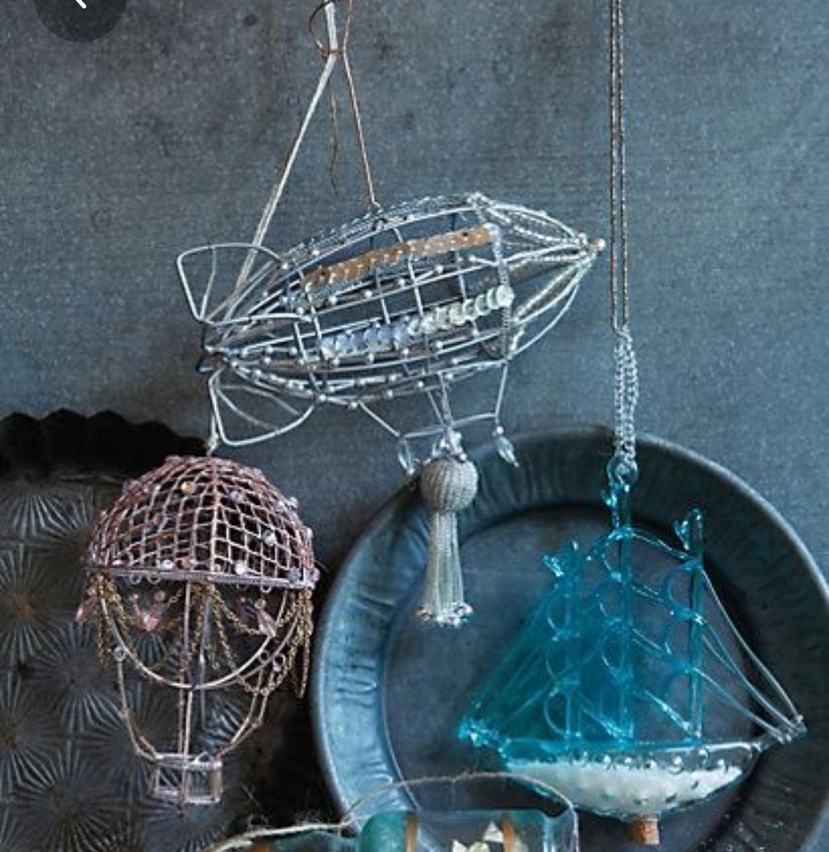
#> input picture zeplin.jpg, 829 x 852 px, shrunk from 1080 x 1110 before the run
$ python ImageSplit.py
#> lines starting #> are read from the running program, lines starting #| are printed output that depends on the picture
import numpy as np
from PIL import Image
from pylab import *


img = Image.open('zeplin.jpg').convert('L')
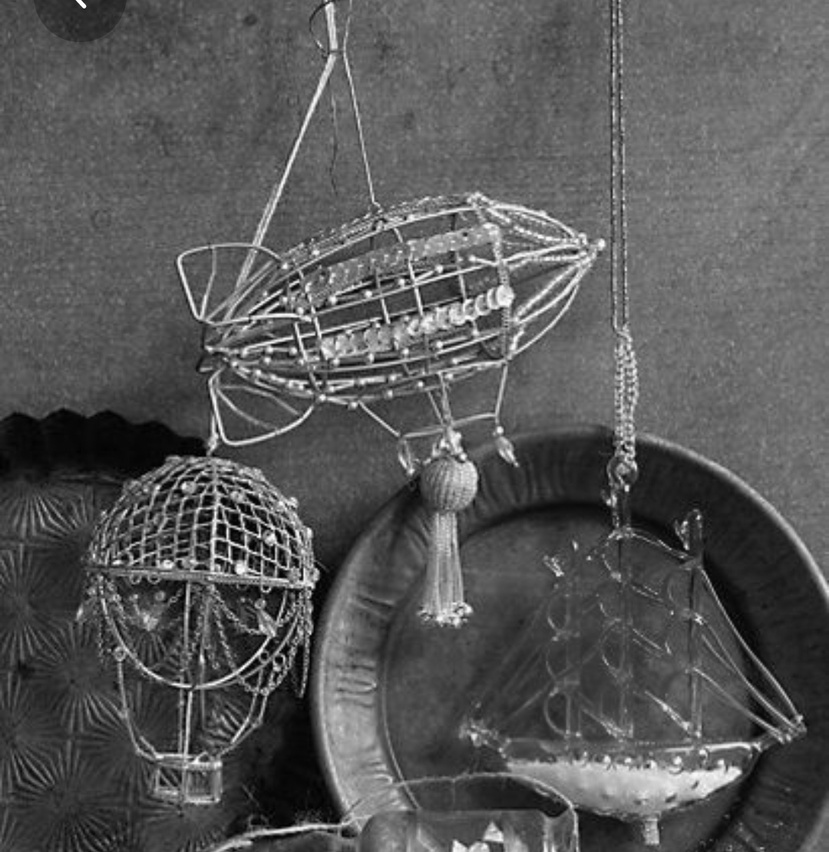
#> img: PIL image 829x852 L; min 0, max 255, mean 88.1

im= np.array(img)

M,N = 10, 10


tiles = [im[x:x+M,y:y+N] for x in range(0,im.shape[0],M) for y in range(0,im.shape[1],N)]
#> tiles = 7138 items

plot(array(tiles[0]))


from PIL import Image

class SpriteSheetReader:

    def __init__(self, imageName, tileSize):
        self.spritesheet = Image.open(imageName)
        self.tileSize = tileSize
        self.margin = 1

    def getTile(self, tileX, tileY):
        posX = (self.tileSize * tileX) + (self.margin * (tileX + 1))
        posY = (self.tileSize * tileY) + (self.margin * (tileY + 1))
        box = (posX, posY, posX + self.tileSize, posY + self.tileSize)
        return self.spritesheet.crop(box)


from PIL import Image

class SpriteSheetReader:

    def __init__(self, imageName, tileSize):
        self.spritesheet = Image.open(imageName)
        self.tileSize = tileSize
        self.margin = 1

    def getTile(self, tileX, tileY):
        posX = (self.tileSize * tileX) + (self.margin * (tileX + 1))
        posY = (self.tileSize * tileY) + (self.margin * (tileY + 1))
        box = (posX, posY, posX + self.tileSize, posY + self.tileSize)
        return self.spritesheet.crop(box)

from PIL import Image

class SpriteSheetReader2:

    def __init__(self, imageName, rows, cols):
#> called with imageName = 'zeplin.jpg', rows = 10, cols = 10
        self.spritesheet = Image.open(imageName)
#> self.spritesheet is the input picture: PIL image 829x852 RGB; mean R, G, B 73.8, 92.5, 103
        self.tileSizeX = self.spritesheet.width // cols
#> self.tileSizeX = 82
        self.tileSizeY =  self.spritesheet.height // rows
#> self.tileSizeY = 85
        self.margin = 1

    def getTile(self, tileX, tileY):
#> called with tileX = 9, tileY = 9
        posX = (self.tileSizeX * tileX) + (self.margin * (tileX + 1))
#> posX = 748
        posY = (self.tileSizeY * tileY) + (self.margin * (tileY + 1))
#> posY = 775
        box = (posX, posY, posX + self.tileSizeX, posY + self.tileSizeY)
#> box = (748, 775, 830, 860)
        return self.spritesheet.crop(box)
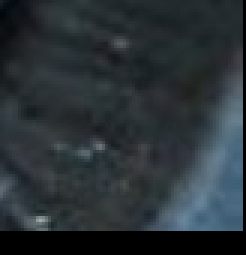
#> returned value: PIL image 82x85 RGB (shown 3 times larger); mean R, G, B 41.8, 49.9, 54.7


reader = SpriteSheetReader2("zeplin.jpg", 10, 10)
tile1 = reader.getTile(9, 9)
tile1.show()
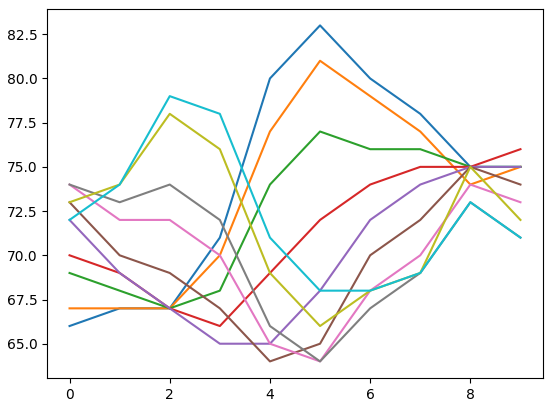
#> figure drawn by matplotlib, 1 panel; curve peaks at x = 5, y = 83; curve peaks at x = 5, y = 81; curve peaks at x = 5, y = 77
